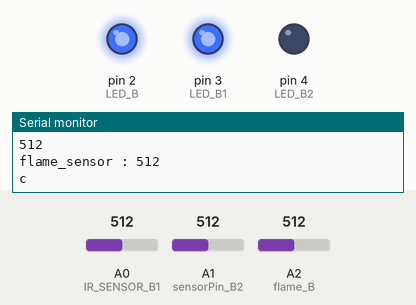
This sketch was run on a simulated Arduino Uno, built with avr-gcc and run on an emulated ATmega328P. On the bench: output pins drawn as LEDs (lit = HIGH), the last lines printed to the serial monitor. Inputs (shaded band) come from the test bench; at power-on: A0 (IR_SENSOR_B1) = 512, A1 (sensorPin_B2) = 512, A2 (flame_B) = 512.

Above: at 1.2 s.
1.3 s: A0 (IR_SENSOR_B1) set to 479
2.8 s: A0 (IR_SENSOR_B1) set to 458
At 3.3 s:
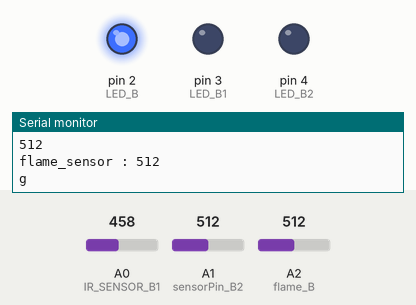
4.4 s: A1 (sensorPin_B2) set to 793
5.9 s: A1 (sensorPin_B2) set to 814
At 6.8 s:
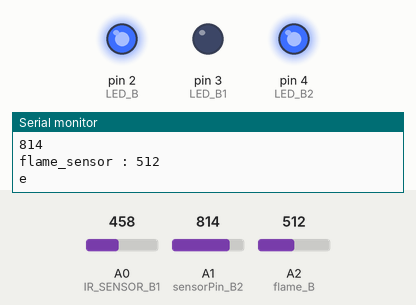
7.4 s: A2 (flame_B) set to 985
8.9 s: A2 (flame_B) set to 1016
At 10.5 s:
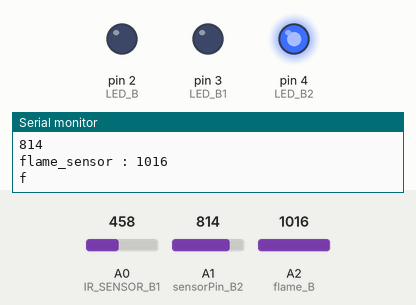
Timing chart, 0 to 11.5 s (numbered marks = the images above; inputs shaded):
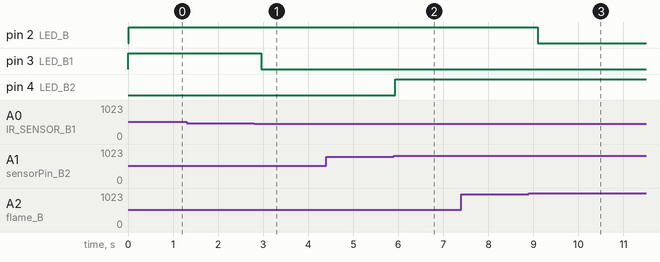

Measured:
- the behaviour switches between 472 and 471 on A0 (IR_SENSOR_B1) (found by bisection; images 0 and 1)
- the behaviour switches between 800 and 801 on A1 (sensorPin_B2) (found by bisection; images 1 and 2)
- the behaviour switches between 999 and 1000 on A2 (flame_B) (found by bisection; images 2 and 3)
- after the input at 2.8 s, pin 3 (LED_B1): HIGH → LOW after 0.16 s
- after the input at 5.9 s, pin 4 (LED_B2): LOW → HIGH at once
- after the input at 8.9 s, pin 2 (LED_B): HIGH → LOW after 0.20 s

The sketch:

arduino2.ino
```cpp
// 적외선 거리센서 B1 + led 파랑
// 감지 센서 B2 + led 파랑
// 불꽃센서 B + led 빨강
#include <Wire.h>
#define SLAVE 2

char Big = ' ';

int IR_SENSOR_B1 = 0; // Sensor is connected to the analog A0
int intSensorResult_B1 = 0; //Sensor result
float fltSensorCalc_B1 = 0; //Calculated value
int LED_B1 = 3;

int sensorPin_B2 = A1;    // select the input pin for the potentiometer
int LED_B2 = 4;      // select the pin for the LED
int sensorValue_B2 = 0;  // variable to store the value coming from the sensor

int flame_B = A2;     //센서 연결
int LED_B = 2;       //LED 연결

void setup()
{
  Wire.begin(2);
  Wire.onRequest(requestEvent);

  pinMode(flame_B, INPUT);
  pinMode(LED_B, OUTPUT);
  pinMode(LED_B1, OUTPUT);
  pinMode(LED_B2, OUTPUT);
  Serial.begin(9600);
}

void loop()
{
// read the value from the ir sensor

  intSensorResult_B1 = analogRead(IR_SENSOR_B1); //Get sensor value
  fltSensorCalc_B1 = (6787.0 / (intSensorResult_B1 - 3.0)) - 4.0; //Calculate distance in cm

  Serial.print(fltSensorCalc_B1); //Send distance to computer
  Serial.println(" cm"); //Add cm to result
  if(fltSensorCalc_B1<10.5)
    {
      digitalWrite(LED_B1, HIGH);
    }
    else
    {
      digitalWrite(LED_B1, LOW);
    }


  sensorValue_B2 = analogRead(sensorPin_B2);
  Serial.println(sensorValue_B2);
  delay(10);
  if(sensorValue_B2>800)
  {
    digitalWrite(LED_B2, HIGH);
  }
  else
  {
    digitalWrite(LED_B2, LOW);
  }

  int val = analogRead(flame_B);
  Serial.print("flame_sensor : ");
  Serial.println(val);

  if(val<1000) {     //값이 1022미만이면 LED 불이 켜집니다.
    digitalWrite(LED_B, HIGH);
  }
  else{
    digitalWrite(LED_B, LOW);
  }

  if(fltSensorCalc_B1<10.5) {
    if(sensorValue_B2>800){
      if(val<1000){
        Big = 'a';
      }
      else {
        Big = 'b';
      }
    }
    else {
      if(val<1000){
        Big = 'c';
      }
      else {
        Big = 'd';
      }
    }
  }
  else {
    if(sensorValue_B2>800) {
      if(val<1000){
        Big = 'e';
      }
      else {
        Big = 'f';
      }
    }
    else {
      if(val<1000) {
        Big = 'g';
      }
      else {
        Big = 'h';
      }
    }
  }

  Serial.println(Big);

  delay(200); //Wait
}

void requestEvent() {
  Wire.write(Big);
}
```
